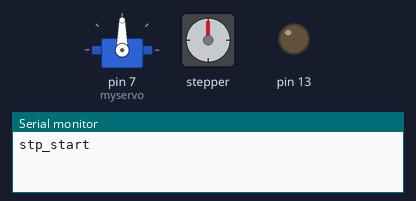
A sketch run on a simulated Arduino Uno, built with avr-gcc and run on an emulated ATmega328P. Parts: servo, stepper motor, output pins drawn as LEDs (lit = HIGH), the last lines printed to the serial monitor. Stepper angles assume 512 steps per turn.

Above: at 0.05 s.
At 2.9 s:
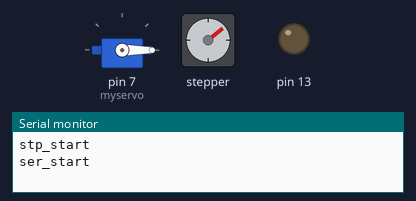
At 4.35 s:
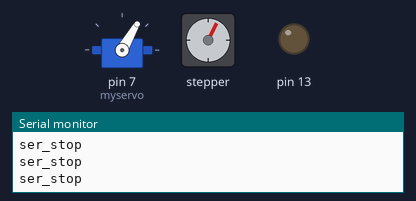
At 5.8 s:
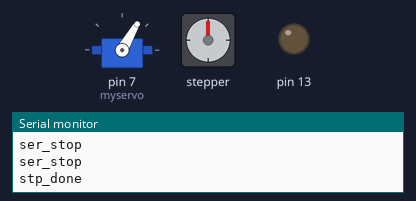
Timing chart, 0 to 7.6 s (numbered marks = the images above):
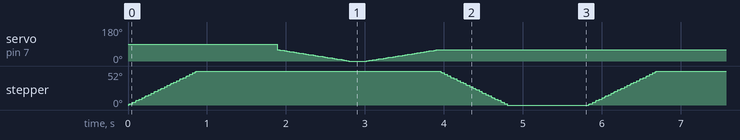

Measured:
- by itself, stepper: turns 52° clockwise in 0.85 s, then 52° counter-clockwise in 0.84 s, repeating every 5.8 s

The sketch:

Product_-1_Trash_Sequester.ino
```cpp
 #include <Stepper.h>
 #include <Servo.h>
 #define STEPS 512
 Servo myservo;
 int pos = 0;
const int stepsPerRevolution1 = 35;
const int stepsPerRevolution2 = 75;
int in1Pin = 12;
int in2Pin = 11;
int in3Pin = 10;
int in4Pin = 9;
Stepper myStepper(STEPS, in1Pin, in2Pin, in3Pin, in4Pin);
const int trigPin = 5;
const int echoPin = 6;
const int capSwitch = 4;
const int indSwitch = 2;
long duration;
float distance;
int ind, cap;

void setup() {
   myservo.attach(7);

  pinMode(trigPin, OUTPUT);
  pinMode(echoPin, INPUT);
  pinMode(capSwitch,INPUT);
  pinMode(indSwitch,INPUT);
  pinMode(in1Pin, OUTPUT);
  pinMode(in2Pin, OUTPUT);
  pinMode(in3Pin, OUTPUT);
  pinMode(in4Pin, OUTPUT);
  pinMode(13,OUTPUT);
  digitalWrite(13,LOW);
  Serial.begin(9600);
  myStepper.setSpeed(10);

}

void servomotor()
{
    Serial.println("ser_start");
    for (pos = 60; pos >= 0; pos -= 1)
     {
    myservo.write(pos);
    delay(15);
     }
    delay(200);
     for (pos = 0; pos <= 60; pos += 1)
      {
    myservo.write(pos);
    delay(15);
     Serial.println("ser_stop");
      }


}

void ultrasonic()
  {
  digitalWrite(trigPin, LOW);
  delayMicroseconds(2);
  digitalWrite(trigPin, HIGH);
  delayMicroseconds(50);
  digitalWrite(trigPin, LOW);
  duration = pulseIn(echoPin, HIGH);
  distance= duration*0.034/2;
  }

void stp_frwd()
{
  Serial.println("stp_start");
  myStepper.step(stepsPerRevolution2);
}

void stp_rev()
{
  myStepper.step(-stepsPerRevolution2);
  Serial.println("stp_done");
}

void stp_frwd2()
{
  Serial.println("stp_start");
  myStepper.step(stepsPerRevolution1);
}

void stp_rev2()
{
  myStepper.step(-stepsPerRevolution1);
  Serial.println("stp_done");
}


void loop()
{
    stp_frwd();
    delay(1000);
    servomotor();
    stp_rev();
    delay(1000);
/*
 ind = digitalRead(indSwitch);
 cap = digitalRead(capSwitch);
 ultrasonic();

if(distance < 3)
{
  if(ind == LOW)
  {
    Serial.println("Non-Biodegradable object");
    Serial.println(ind);
    Serial.println(cap);
    Serial.println(distance);
    stp_frwd();
    delay(1000);
    stp_rev();
    delay(1000);
  }

  else if((cap != HIGH) && (ind == HIGH))
  {
    Serial.println("Biodegradable object");
    Serial.println(ind);
    Serial.println(cap);
    Serial.println(distance);
    stp_frwd();
    delay(1000);
    stp_rev();
    delay(1000);
  }
  else if((cap == HIGH) && (ind == HIGH))
  {
    Serial.println("plastic");
    Serial.println(ind);
    Serial.println(cap);
    Serial.println(distance);
    stp_frwd2();
    delay(1000);
    stp_rev2();
    delay(1000);
  }
}
*/
}
```
